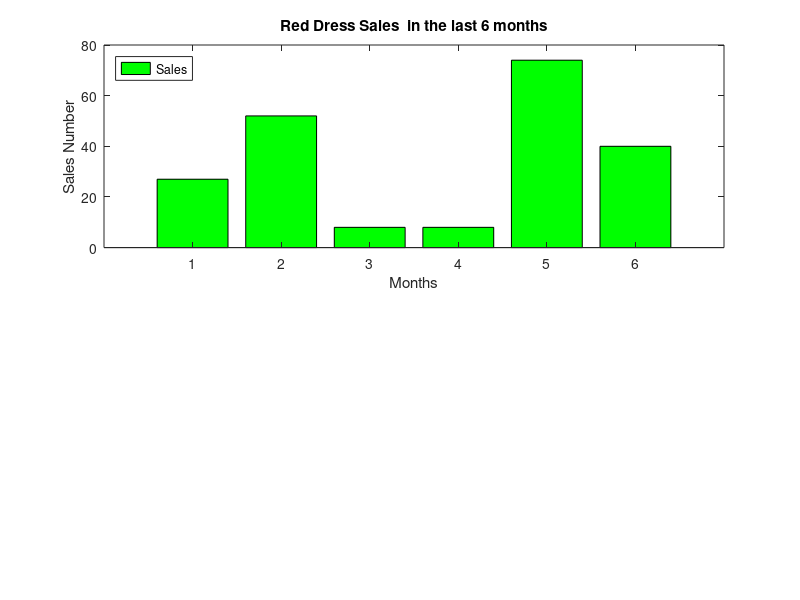

Here is the MATLAB script that generated this plot:

months = 1:6; 
sales = randi([0, 80], 1, 6);  


figure;


subplot(2,1,1); 
bar(months, sales, 'FaceColor', 'green');

title('Red Dress Sales  in the last 6 months'); 
xlabel('Months');
ylabel('Sales Number');
legend('Sales', 'Location', 'northwest'); 
